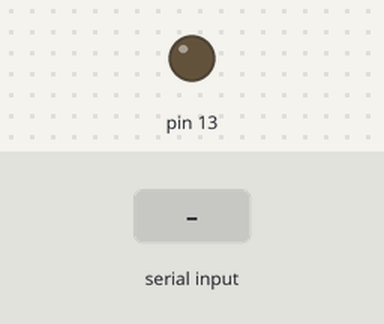
This sketch was run on a simulated Arduino Uno, built with avr-gcc and run on an emulated ATmega328P. On the bench: output pins drawn as LEDs (lit = HIGH). Dashed ring = blinking. Inputs (shaded band) come from the test bench. What the sketch prints to the serial monitor is not drawn.

Above: at 1.2 s.
1.3 s: "t90\n" received over Serial
At 1.5 s:
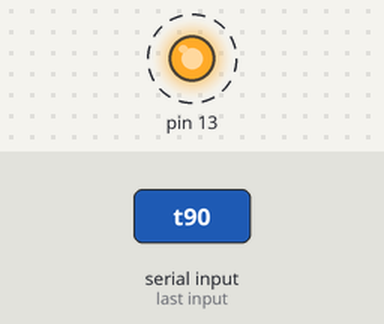
4.0 s: "stop" received over Serial
5.5 s: "cont" received over Serial
Timing chart, 0 to 8.5 s (numbered marks = the images above; inputs shaded):
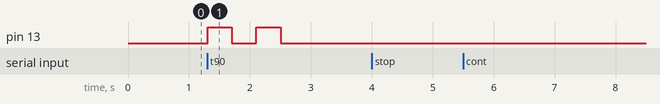

Measured:
- after the input at 1.3 s, pin 13: alternates HIGH for 0.40 s and LOW for 0.40 s, 4 changes in all, then stays LOW, starting at once
- after the input at 4.0 s, every drawn part: stays the same
- after the input at 5.5 s, every drawn part: stays the same

The sketch:

SerialTest.ino
```cpp
#define sprint Serial.println
#define LEFT 0
#define RIGHT 1
#define BACK 0
#define FORW 1
String incoming = "random";
void setup() {
  // put your setup code here, to run once:
  Serial.begin(115200);
  pinMode(13, OUTPUT);
  Serial.setTimeout(5);
}

void loop() {
  // put your main code here, to run repeatedly
  char target[10];
  if (Serial.available() > 0)
  {
    incoming = Serial.readString();
    for(int z = 0; z<=incoming.length(); z++)
      target[z] = incoming[z];
  }
  else
  {
    incoming = "NULL";
    for(int z = 0; z<=incoming.length(); z++)
      target[z] = incoming[z];
  }
  digitalWrite(13, LOW);
 // Serial.println(incoming == "stop");
  if (incoming == "stop")
  {
    sprint("I have stopped");
  }
  if (incoming == "cont")
  {
    sprint("I can continue");
  }
  if (target[0] == 't')
  {
    int turnVal = (String(target[4])+String(target[5])+String(target[6])).toInt();
    bool dir = target[7] == 'l' ? LEFT : RIGHT;
    flash(dir == LEFT ? 1 : 2);
    delay(1000);
    flash(turnVal);
  }
  if (target[0] == 'm')
  {
    int dist = (String(target[4])+String(target[5])+String(target[6])).toInt();
    bool dir = target[7] == 'f' ? FORW : BACK;
  }
    /*else{
  }
    Serial.println(incoming);
  }*/
  incoming = "reset";
}


void flash(int times)
{
  for(int x = 0; x<times; x++)
  {
    digitalWrite(13, HIGH);
    delay(400);
    digitalWrite(13, LOW);
    delay(400);
  }
}
```
